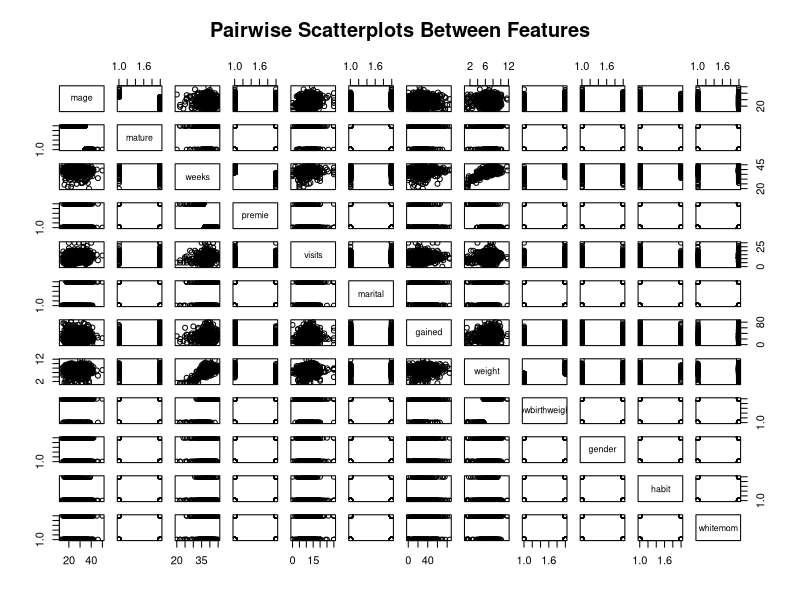

This chart was generated by the following R code: (Note: this script raises an error after producing the figure.)
## ---- chunk 1
knitr::opts_chunk$set(echo = TRUE, fig.align="center", message=FALSE, warning=FALSE)
## ---- chunk 2

nc <- read.csv("nc.csv", header=TRUE)

# remove first column, 'fage' variable 
nc <- nc[,-1]

# remove records with missing values
nc <- na.omit(nc)
dim(nc)
attach(nc)

# column names of nc 
cols <- colnames(x = nc)

# converting all character(string) columns into factor columns
for (idx in 1:length(nc)) {
  if(assertthat::are_equal(typeof(nc[1, idx]), "character")) { 
    eval(expr = parse(text =  paste("nc$", cols[idx], " <- as.factor(x = nc$", cols[idx], ")")))
  }
}

str(object = nc)
nc

# Importing required libraries
pkgs <- c("comprehenr", "leaps", "olsrr")
install.packages(pkgs, repos = "http://cran.us.r-project.org")
lapply(pkgs, require, character.only = TRUE)

## ---- chunk 3

head(x = nc)

# Pairwise simple linear regression plots
cat("Pairwise plot between parameters:\n")
plot(nc, main = "Pairwise Scatterplots Between Features")

# Defining the full model
nc.formula <- weight ~ mage + weeks + premie + visits + marital + gained + lowbirthweight + gender + habit + whitemom
nc.lm <- lm(formula = nc.formula, data = nc)

# Coefficient diagnostics
cat("summary of full model:\n")
nc.summary_initial <- summary(object = nc.lm)
nc.summary_initial

# Computing VIF scores
ols_vif_tol(nc.lm)

# Best models based on number of coefficients kept
nc.leaps <- regsubsets(x = nc.formula, data = nc, nbest = 10)
summary(nc.leaps)
plot(nc.leaps, main = "Kept Features Based on Best Model using n Features", xlabel = "Features", ylabel = "R^2", scale = "r2")

## ---- chunk 4

nc.formula_final <- weight ~ mage + weeks + gained + gender + habit + whitemom
nc.lm_final <- lm(formula = nc.formula_final, data = nc)
summary(nc.lm_final)

## ---- chunk 5

# Full model diagnostics (every feature is included)
nc.summary_initial
pvalues_initial <- as.vector(x = to_vec(expr = for(i in 1:11) nc.summary_initial$coefficients[i, "Pr(>|t|)"]))
cat("p-values for initial model:\n", pvalues_initial, "\n")

# indexes of pvalues_initial ranking from largest (index 1) to smallest (index 11) p-value
pv_idx <- order(pvalues_initial, decreasing = TRUE)
cat("pv_idx:\n", pv_idx, "\n\n")

# column names sorted by corresponding p-value descendingly
# redundant variables and weight (mature, weight) also removed
cols_pv_desc <- cols[pv_idx][c(1:3, 5:8)]
cat("cols_pv_desc:\n", cols_pv_desc, "\n\n")

# backward elimination
best_r2_adj_BW <- 0
best_formulaBW <- NULL
nc.lm_best_BW <- NULL
for (idx in 1:length(x = cols_pv_desc)) {
  formulaBW <-  eval(expr = parse(text = paste("weight ~", paste(cols_pv_desc[3:length(x = cols_pv_desc)], collapse = " + "))))
  nc.lm_BW <- lm(formula = formulaBW, data = nc)
  nc.summary_BW <- summary(object = nc.lm_BW)
  
  if (nc.summary_BW$adj.r.squared > best_r2_adj_BW) {
    best_r2_adj_BW <- nc.summary_BW$adj.r.squared
    best_formulaBW <- formulaBW
    nc.lm_best_BW <- nc.lm_BW
  }
}

cat("Best model from backward elimination:\n")
nc.lm_best_BW
summary(nc.lm_best_BW)
cat("nc.lm_best_BW formula:\n")
best_formulaBW

# comparing original reduced model with backward elimination produced best model
anova(nc.lm_final, nc.lm_best_BW)
cat("critical F-value: ", qf(p = 0.95, df1 = 955, df2 = 956), "\n\n")


## ---- chunk 6

nc.summary_final <- summary(object = nc.lm_final)
nc.anova_final <- anova(object = nc.lm_final)
nc.summary_final
nc.anova_final

SSTO <- var(x = nc$weight) * (nrow(x = nc) - 1)
cat("SSTO: ", SSTO, "\n")

SSE <- nc.anova_final[7, 2]
cat("SSE: ", SSE, "\n")

SSR <- SSTO - SSE
cat("SSR: ", SSR, "\n")

## ---- chunk 7

nc.summary_final
nc.anova_final

cat("critical t-value: ", qt(p = 0.05, df = 955, lower.tail = FALSE))

## ---- chunk 8

# scroll through each plot
# first and second are wanted
plot(nc.lm_final)
